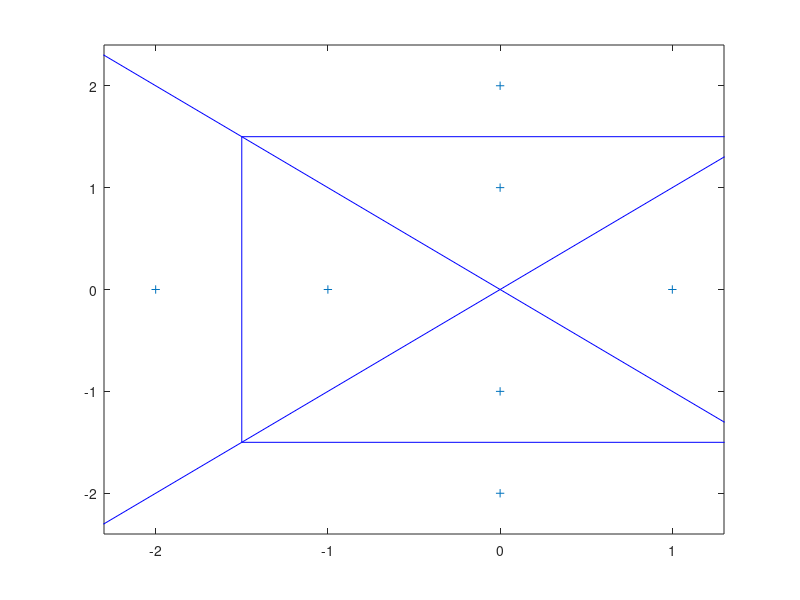
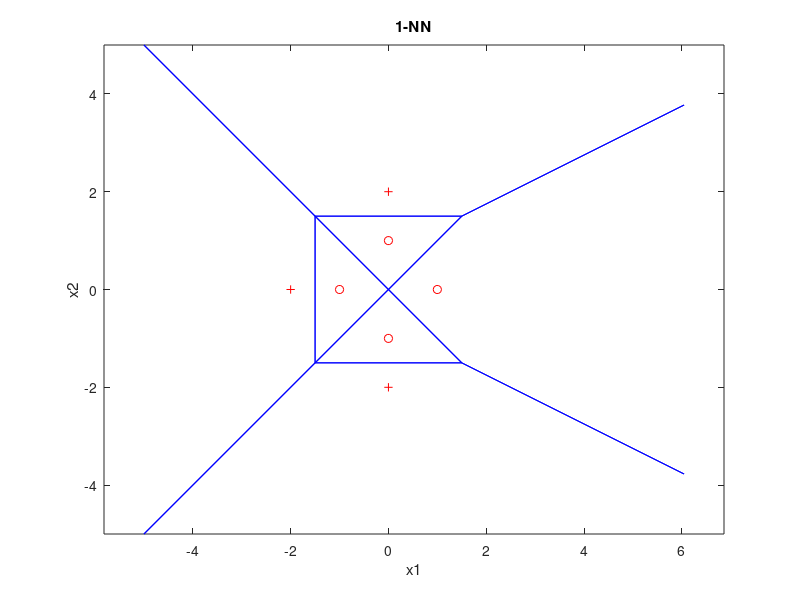
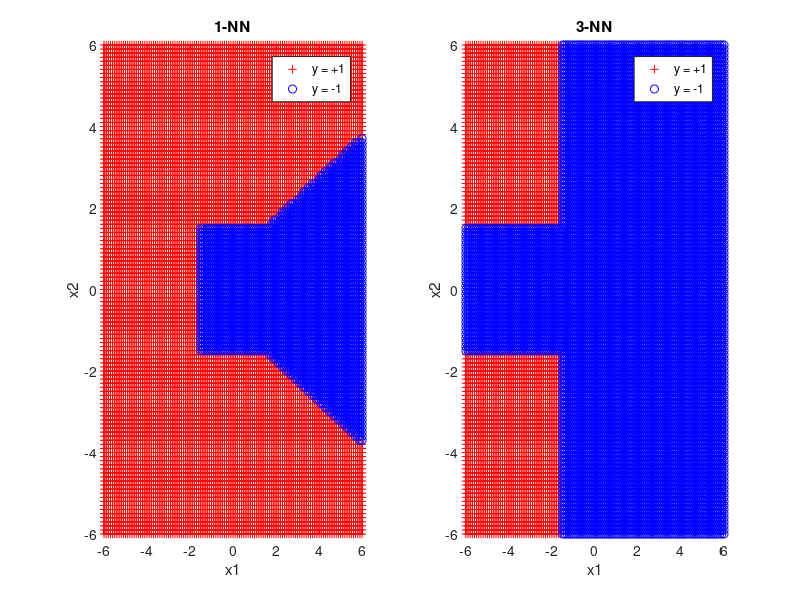
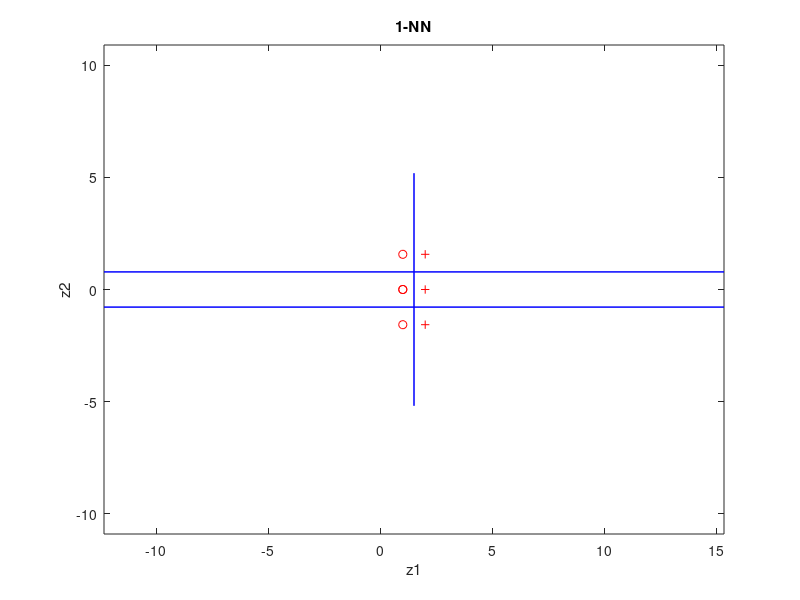

Write the MATLAB code that produced these figures, in order.
% function hw10_P6_1
clc
close all
Data = [1 0 -1; 0 1 -1; 0 -1 -1; -1 0 -1; 0 2 1; 0 -2 1; -2 0 1];
Data_X = Data(:,1:2);
Data_Y = Data(:,3);
% xMin = min(X(:,1));
% xMax = max(X(:,1));
% yMin = min(X(:,2));
% yMax = max(X(:,2));
xMin = -6;
xMax = 6;
yMin = -6;
yMax = 6;
precision = 0.1;%0.01;

[testx,testy] = meshgrid(xMin:precision:xMax,yMin:precision:yMax);
testxCopy = testx;
testyCopy = testy;
testx = reshape(testx,[],1);
testy = reshape(testy,[],1);
Data_test = [testx, testy];

D = pdist2(Data_test, Data_X);
[D,idx] = sort(D, 2, 'ascend');
%%
x = Data_X(:,1);
y = Data_X(:,2);
xNeg = x(1:4);
xPos = x(5:7);
yNeg = y(1:4);
yPos = y(5:7);
figure(1),voronoi(x,y);

[vx,vy] = voronoi(x,y);
figure(2),
plot(xNeg,yNeg,'ro',vx,vy,'b-'),hold on
plot(xPos,yPos,'r+',vx,vy,'b-'),hold off
axis equal
xlabel('x1');
ylabel('x2');
title('1-NN');
% xlim([min(X(:,1)) max(X(:,1))])
% ylim([min(X(:,2)) max(X(:,2))])
% [v,c] = voronoin(X);
%%
%1-NN
K = 1;
DKnearest = D(:,1:K);
idxKnearest = idx(:,1:K);
idx_Label = zeros(size(idxKnearest));
for i=1:size(idxKnearest,1)
    temp1 = idxKnearest(i,:);
    idx_Label(i,:) = Data_Y(temp1);
end
Label_test = sign(sum(Data_Y(idxKnearest),2));
posLabel = find(Label_test == 1);
negLabel = find(Label_test == -1);

%plot directly
figure(3),
subplot(1,2,1),
plot(testx(posLabel),testy(posLabel),'r+'),hold on
plot(testx(negLabel),testy(negLabel),'bo'),hold off
xlabel('x1');
ylabel('x2');
legend('y = +1','y = -1');
title('1-NN');
%%
%3-NN
K = 3;
DKnearest = D(:,1:K);
idxKnearest = idx(:,1:K);
idx_Label = zeros(size(idxKnearest));
for i=1:size(idxKnearest,1)
    temp1 = idxKnearest(i,:);
    idx_Label(i,:) = Data_Y(temp1);
end
Label_test = sign(sum(Data_Y(idxKnearest),2));
posLabel = find(Label_test == 1);
negLabel = find(Label_test == -1);

%plot directly
figure(3),
subplot(1,2,2)
plot(testx(posLabel),testy(posLabel),'r+'),hold on
plot(testx(negLabel),testy(negLabel),'bo'),hold off
xlabel('x1');
ylabel('x2');
legend('y = +1','y = -1');
title('3-NN');
%%
%Z transformation
Data_Z = Data_X;%Just getting Z to same size as X

Data_Z(:,1) = sqrt(Data_X(:,1).*Data_X(:,1) + Data_X(:,2).*Data_X(:,2));
Data_Z(:,2) = atan(Data_X(:,2)./Data_X(:,1));
x = Data_Z(:,1);
y = Data_Z(:,2);
xNeg = x(1:4);
xPos = x(5:7);
yNeg = y(1:4);
yPos = y(5:7);
%figure(4),voronoi(x,y);

[vx,vy] = voronoi(x,y);
figure(4),
plot(xNeg,yNeg,'ro',vx,vy,'b-'),hold on
plot(xPos,yPos,'r+',vx,vy,'b-'),hold off
axis equal
xlabel('z1');
ylabel('z2');
title('1-NN');

%1-NN
Data_test_Z = Data_test;
Data_test_Z(:,1) = sqrt(Data_test(:,1).*Data_test(:,1) + Data_test(:,2).*Data_test(:,2));
Data_test_Z(:,2) = atan(Data_test(:,2)./Data_test(:,1));
testx = Data_test(:,1);
testy = Data_test(:,2);
D = pdist2(Data_test_Z, Data_Z);
[D,idx] = sort(D, 2, 'ascend');

K = 1;
DKnearest = D(:,1:K);
idxKnearest = idx(:,1:K);
idx_Label = zeros(size(idxKnearest));
for i=1:size(idxKnearest,1)
    temp1 = idxKnearest(i,:);
    idx_Label(i,:) = Data_Y(temp1);
end
Label_test = sign(sum(Data_Y(idxKnearest),2));
posLabel = find(Label_test == 1);
negLabel = find(Label_test == -1);

%plot directly
figure(5),
subplot(1,2,1),
plot(testx(posLabel),testy(posLabel),'r+'),hold on
plot(testx(negLabel),testy(negLabel),'bo'),hold off
xlabel('x1');
ylabel('x2');
legend('y = +1','y = -1');
title('1-NN');

%3-NN
K = 3;
DKnearest = D(:,1:K);
idxKnearest = idx(:,1:K);
idx_Label = zeros(size(idxKnearest));
for i=1:size(idxKnearest,1)
    temp1 = idxKnearest(i,:);
    idx_Label(i,:) = Data_Y(temp1);
end
Label_test = sign(sum(Data_Y(idxKnearest),2));
posLabel = find(Label_test == 1);
negLabel = find(Label_test == -1);

%plot directly
figure(5),
subplot(1,2,2)
plot(testx(posLabel),testy(posLabel),'r+'),hold on
plot(testx(negLabel),testy(negLabel),'bo'),hold off
xlabel('x1');
ylabel('x2');
legend('y = +1','y = -1');
title('3-NN');

